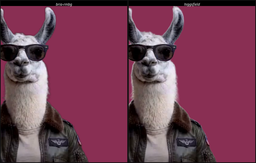
#> input picture assets-src/hero-wardrobe/modeltest/cmp-bria-010.png, 256 x 163 px, shrunk from 2124 x 1356 before the run
$ python diffmatte.py cmp-bria-010.png cmp-head-010.png cmp-head-010.png
#> lines starting #> are read from the running program, lines starting #| are printed output that depends on the picture; after the words box and inside, x2 and y2 are one past the last pixel; in counts of white or black regions, pixels touching at a corner belong together
"""Recover alpha from (original, subject-over-black) video frame pair.

nobg = fg*a            (premultiplied over black)
orig = fg*a + bg*(1-a) -> orig - nobg = bg*(1-a) -> a = 1 - (orig-nobg)/bg

bg is the original's smooth gray backdrop; estimate it by inpainting the
subject region from the visible background (large blur extension).
"""

import sys

import cv2
import numpy as np

orig_p, nobg_p, out_p = sys.argv[1], sys.argv[2], sys.argv[3]

orig = cv2.imread(orig_p).astype(np.float64)
nobg = cv2.imread(nobg_p).astype(np.float64)
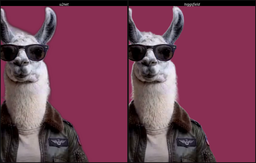
#> input picture assets-src/hero-wardrobe/modeltest/cmp-head-010.png, 256 x 163 px, shrunk from 2124 x 1356 before the run

# rough subject mask: anything the remover kept (luminance over black)
kept = nobg.max(axis=2) > 8
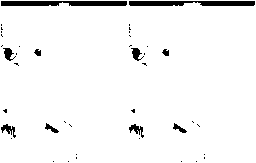
#> kept: shape (163, 256) bool; 95.7% white; 42 black regions (32 under 20 px), largest, box (x1, y1, x2, y2) and area: (1, 1, 127, 6) 594, (129, 1, 255, 6) 570, (1, 124, 16, 138) 89

# estimate bg: take orig where subject absent, inpaint the subject hole
bg = orig.copy()
mask = (kept * 255).astype(np.uint8)
mask = cv2.dilate(mask, np.ones((15, 15), np.uint8))
#> mask: shape (163, 256); every value is 255
bg = cv2.inpaint(orig.astype(np.uint8), mask, 25, cv2.INPAINT_TELEA).astype(
    np.float64
)
bg = cv2.GaussianBlur(bg, (0, 0), 21)
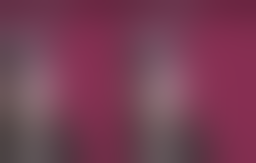
#> bg: shape (163, 256, 3) float64; mean B, G, R 84.5, 62.7, 118

diff = (orig - nobg).clip(0)
denom = bg.clip(1)
a = 1.0 - (diff / denom)
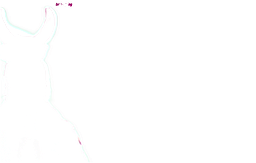
#> a: shape (163, 256, 3) float64; mean B, G, R 0.998, 0.998, 0.998; drawn with min black and max white
a = np.median(a, axis=2)  # combine channels robustly
#> a: shape (163, 256) float64
a = a.clip(0, 1)

# solid interior / solid exterior cleanup: keep soft values only near edges
hard_fg = (a > 0.985) & kept
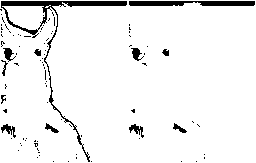
#> hard_fg: shape (163, 256) bool; 94% white; 93 black regions (81 under 20 px), largest, box (x1, y1, x2, y2) and area: (1, 1, 127, 162) 1126, (129, 1, 255, 6) 570, (1, 124, 16, 138) 89
hard_bg = ~kept & (a < 1.0)  # remover said background -> force 0 unless soft edge
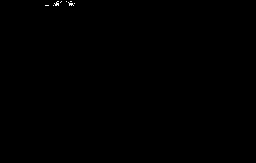
#> hard_bg: shape (163, 256) bool; 0.09% white in thin lines or dots, all inside (x1, y1, x2, y2) = (45, 1, 75, 6)
a[hard_fg] = 1.0
#> a: shape (163, 256) float64; min 0, max 1, mean 0.998
edge_zone = cv2.dilate(mask, np.ones((9, 9), np.uint8)) > 0
#> edge_zone: shape (163, 256) bool; every value is 1
a[~edge_zone] = 0.0

# un-premultiply color from the black-composited plate
a3 = a[..., None]
fg = np.where(a3 > 0.02, nobg / a3.clip(0.02), nobg).clip(0, 255)

out = np.dstack([fg, a * 255]).astype(np.uint8)
cv2.imwrite(out_p, out)
print(out_p)
